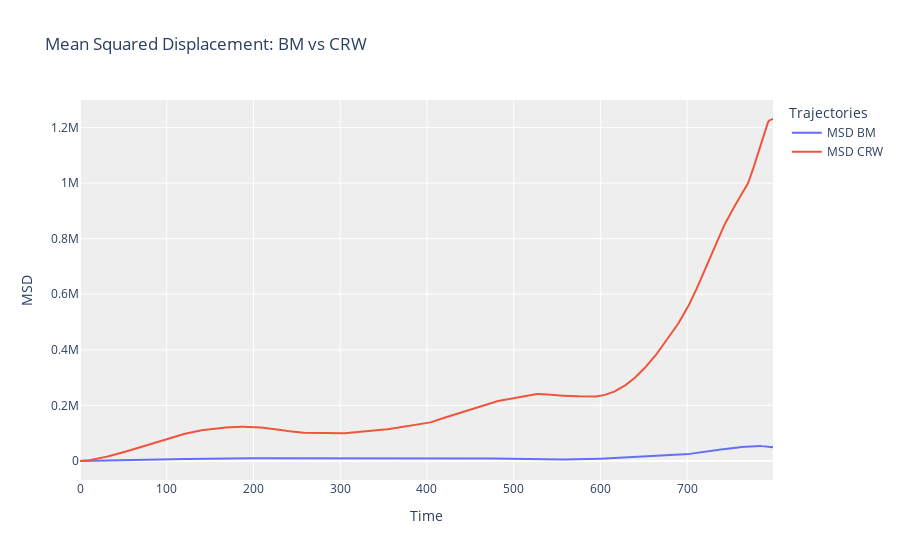

Notebook source saved alongside this figure:
### Markdown cell above
plot with ploty

### Code cell
# Create the Plotly figure
fig = go.Figure()

# Add MSD curves for BM and CRW
fig.add_trace(go.Scatter(x=np.arange(len(msd_bm)), y=msd_bm, mode='lines', name='MSD BM'))
fig.add_trace(go.Scatter(x=np.arange(len(msd_crw)), y=msd_crw, mode='lines', name='MSD CRW'))

# Configure the layout of the plot
fig.update_layout(
    title='Mean Squared Displacement: BM vs CRW',
    xaxis_title='Time',
    yaxis_title='MSD',
    legend_title='Trajectories',
    plot_bgcolor='rgba(200, 200, 200, 0.3)'
)

# Display the plot
fig.show()

### Figure 1 — Plotly figure (JSON) as saved in the notebook; plotly's stock layout.template omitted (floating-point values rounded to 4 significant figures; data arrays with more than 128 entries replaced by an {"elided": "..."} marker saying what was removed)
{"data": [{"mode": "lines", "name": "MSD BM", "type": "scatter", "x": {"elided": "800 int values"}, "y": {"elided": "800 float values"}}, {"mode": "lines", "name": "MSD CRW", "type": "scatter", "x": {"elided": "800 int values"}, "y": {"elided": "800 float values"}}], "layout": {"autosize": true, "legend": {"title": {"text": "Trajectories"}}, "plot_bgcolor": "rgba(200, 200, 200, 0.3)", "title": {"text": "Mean Squared Displacement: BM vs CRW"}, "xaxis": {"autorange": true, "range": [0, 799], "title": {"text": "Time"}, "type": "linear"}, "yaxis": {"autorange": true, "range": [-68370.0, 1299000.0], "title": {"text": "MSD"}, "type": "linear"}}}
